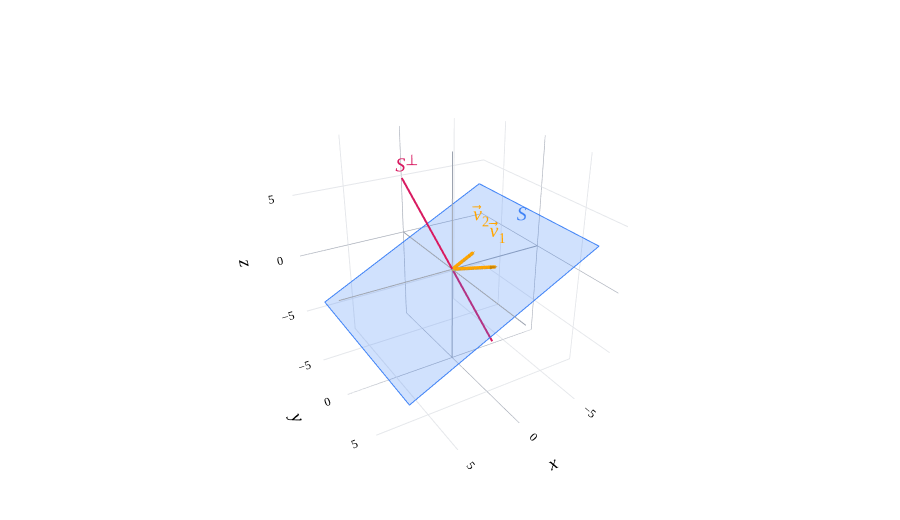

Here is the notebook cell this chart was saved with:
### Markdown cell above
---

## Orthogonal Complements

To wrap up, let me introduce an idea that we'll rely on heavily once we get to [Chapter 5.4](../05_matrices/04-null-space-rank-nullity.ipynb).

:::{note} Definition: Orthogonal Complement
If $S$ is a subspace of $\mathbb{R}^n$, then the **orthogonal complement** of $S$, denoted $S^\perp$, is

$$S^\perp = \{\vec x \in \mathbb{R}^n \mid \vec x \cdot \vec s = 0 \text{ for every } \vec s \in S\}$$

$S^\perp$ contains all vectors that are orthogonal to **every** vector in $S$; $S^\perp$ is also a subspace of $\mathbb{R}^n$.
:::

For example, suppose $S$ is the span of the vectors $\color{orange}\begin{bmatrix}-2\\3\\1\end{bmatrix}$ and $\color{orange}\begin{bmatrix}-2\\0\\1\end{bmatrix}$.

$$S = \text{span}\left(\left\{{\color{orange}\begin{bmatrix}-2\\3\\1\end{bmatrix}}, {\color{orange}\begin{bmatrix}-2\\0\\1\end{bmatrix}}\right\}\right)$$

$S$ is a <span style="color:#3d81f6; font-weight:bold">plane through the origin</span>. Then, $S^\perp$ is the set of vectors perpendicular to this plane. What is $S^\perp$? It is a <span style="color:#d81b60; font-weight:bold">line through the origin</span>. The direction vector that defines this line is the [cross product](./04-lines-planes-hyperplanes.ipynb#the-cross-product) of the two spanning vectors of $S$.

### Code cell
from pathlib import Path
import sys
_notes_root = next(p for p in [Path.cwd(), *Path.cwd().parents] if (p / 'myst.yml').exists())
if str(_notes_root) not in sys.path:
    sys.path.insert(0, str(_notes_root))
from plane_style import (BLUE, ORANGE, PINK, GRAY, plane_figure, add_plane,
                         vector3, vector_label, line3, label3,
                         style_surface_planes, projection_figure)
import numpy as np
import plotly.graph_objects as go

v1 = np.array([-2,3,1])
v2 = np.array([-2,0,1])
n = np.cross(v1,v2)
fig = plane_figure(bounds=(-8,9), camera=dict(x=1.2,y=2,z=1.2))
add_plane(fig,n)
vector3(fig,v1,vector_label('v',sub=1),ORANGE)
vector3(fig,v2,vector_label('v',sub=2),ORANGE,offset=(-0.8,-0.5,0))
line3(fig,-1.3*n,1.3*n,PINK,width=4)
label3(fig,(-4,3,2.6),'<i>S</i>',BLUE)
label3(fig,(3.6,0,6.8),'<i>S</i><sup>⊥</sup>',PINK)
fig.show(renderer='plotly_mimetype')

### Figure 1 — Plotly figure (JSON) as saved in the notebook; plotly's stock layout.template omitted (floating-point values rounded to 4 significant figures)
{"data": [{"hoverinfo": "skip", "line": {"color": "#9ca3af", "dash": "solid", "width": 2}, "mode": "lines", "showlegend": false, "type": "scatter3d", "x": [-8.0, 9.0], "y": [-0.0, 0.0], "z": [-0.0, 0.0]}, {"hoverinfo": "skip", "line": {"color": "#9ca3af", "dash": "solid", "width": 2}, "mode": "lines", "showlegend": false, "type": "scatter3d", "x": [-0.0, 0.0], "y": [-8.0, 9.0], "z": [-0.0, 0.0]}, {"hoverinfo": "skip", "line": {"color": "#9ca3af", "dash": "solid", "width": 2}, "mode": "lines", "showlegend": false, "type": "scatter3d", "x": [-0.0, 0.0], "y": [-0.0, 0.0], "z": [-8.0, 9.0]}, {"color": "#3d81f6", "flatshading": true, "hoverinfo": "skip", "i": [0, 0], "j": [1, 2], "k": [2, 3], "legendgroup": "plane-3", "lighting": {"ambient": 1, "diffuse": 0, "specular": 0}, "opacity": 0.24, "showlegend": false, "type": "mesh3d", "x": [-6.81, 7.81, 7.81, -6.81], "y": [-6.81, -6.81, 7.81, 7.81], "z": [3.405, -3.905, -3.905, 3.405]}, {"hoverinfo": "skip", "legendgroup": "plane-3", "line": {"color": "#3d81f6", "width": 2}, "mode": "lines", "showlegend": false, "type": "scatter3d", "x": [-6.81, 7.81, 7.81, -6.81, -6.81], "y": [-6.81, -6.81, 7.81, 7.81, -6.81], "z": [3.405, -3.905, -3.905, 3.405, 3.405]}, {"hoverinfo": "skip", "line": {"color": "orange", "dash": "solid", "width": 7}, "mode": "lines", "showlegend": false, "type": "scatter3d", "x": [0.0, -1.905], "y": [0.0, 2.857], "z": [0.0, 0.9523]}, {"anchor": "tip", "colorscale": [[0, "orange"], [1, "orange"]], "hoverinfo": "skip", "showscale": false, "sizemode": "absolute", "sizeref": 0.595, "type": "cone", "u": [-0.5345], "v": [0.8018], "w": [0.2673], "x": [-2.0], "y": [3.0], "z": [1.0]}, {"hoverinfo": "skip", "mode": "text", "showlegend": false, "text": ["<i>v</i>⃗<sub>1</sub>"], "textfont": {"color": "orange", "family": "Palatino Linotype, Palatino, serif", "size": 20}, "type": "scatter3d", "x": [-1.575], "y": [3.425], "z": [1.595]}, {"hoverinfo": "skip", "line": {"color": "orange", "dash": "solid", "width": 7}, "mode": "lines", "showlegend": false, "type": "scatter3d", "x": [0.0, -1.84], "y": [0.0, 0.0], "z": [0.0, 0.9202]}, {"anchor": "tip", "colorscale": [[0, "orange"], [1, "orange"]], "hoverinfo": "skip", "showscale": false, "sizemode": "absolute", "sizeref": 0.595, "type": "cone", "u": [-0.8944], "v": [0.0], "w": [0.4472], "x": [-2.0], "y": [0.0], "z": [1.0]}, {"hoverinfo": "skip", "mode": "text", "showlegend": false, "text": ["<i>v</i>⃗<sub>2</sub>"], "textfont": {"color": "orange", "family": "Palatino Linotype, Palatino, serif", "size": 20}, "type": "scatter3d", "x": [-2.8], "y": [-0.5], "z": [1.0]}, {"hoverinfo": "skip", "line": {"color": "#d81a60", "dash": "solid", "width": 4}, "mode": "lines", "showlegend": false, "type": "scatter3d", "x": [-3.9, 3.9], "y": [-0.0, 0.0], "z": [-7.8, 7.8]}, {"hoverinfo": "skip", "mode": "text", "showlegend": false, "text": ["<i>S</i>"], "textfont": {"color": "#3d81f6", "family": "Palatino Linotype, Palatino, serif", "size": 20}, "type": "scatter3d", "x": [-4], "y": [3], "z": [2.6]}, {"hoverinfo": "skip", "mode": "text", "showlegend": false, "text": ["<i>S</i><sup>⊥</sup>"], "textfont": {"color": "#d81a60", "family": "Palatino Linotype, Palatino, serif", "size": 20}, "type": "scatter3d", "x": [3.6], "y": [0], "z": [6.8]}], "layout": {"autosize": true, "font": {"color": "black", "family": "Palatino Linotype, Palatino, serif", "size": 16}, "height": 520, "margin": {"b": 0, "l": 0, "r": 0, "t": 15}, "paper_bgcolor": "white", "plot_bgcolor": "white", "scene": {"aspectmode": "data", "bgcolor": "white", "camera": {"eye": {"x": 1.2, "y": 2, "z": 1.2}}, "xaxis": {"backgroundcolor": "white", "gridcolor": "#e5e7eb", "nticks": 7, "range": [-8, 9], "showbackground": true, "showspikes": false, "tickfont": {"size": 12}, "title": {"text": "<i>x</i>"}, "zerolinecolor": "#9ca3af"}, "yaxis": {"backgroundcolor": "white", "gridcolor": "#e5e7eb", "nticks": 7, "range": [-8, 9], "showbackground": true, "showspikes": false, "tickfont": {"size": 12}, "title": {"text": "<i>y</i>"}, "zerolinecolor": "#9ca3af"}, "zaxis": {"backgroundcolor": "white", "gridcolor": "#e5e7eb", "nticks": 7, "range": [-8, 9], "showbackground": true, "showspikes": false, "tickfont": {"size": 12}, "title": {"text": "<i>z</i>"}, "zerolinecolor": "#9ca3af"}}, "showlegend": false}}
